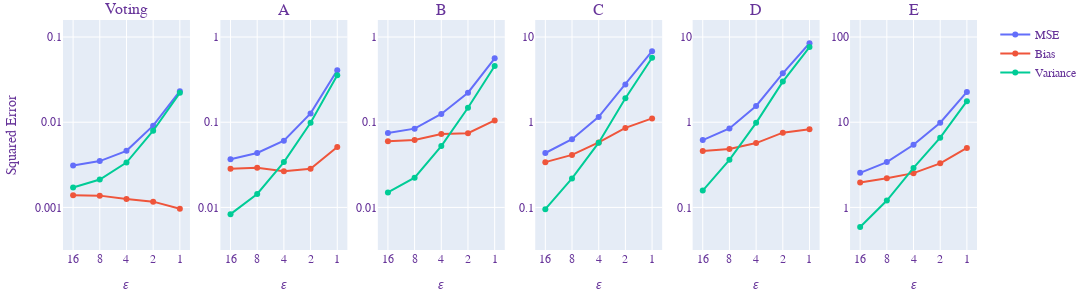

The cell this chart's notebook holds for it:
### Markdown cell above
## Figure 3, MSE, bias, variance

### Code cell
# MSE, bias, variance
results = results[results['epsilon'] <= 100]

configs = [['Voting', 16_000, (-3.5, -0.8)],  
           ['A', 16_000, (-2.5, 0.2)], 
           ['B', 16_000, (-2.5, 0.2)], 
           ['C', 4_000, (-1.5, 1.2)], 
           ['D', 4_000, (-1.5, 1.2)],
           ['E', 4_000, (-0.5, 2.2)],
           ]

fig = make_subplots(
    rows=1, cols=len(configs),
    subplot_titles=[f'{dataset}' for dataset, data_size, _ in configs ])

color_mse, color_bias, color_var = px.colors.qualitative.Plotly[0:3]


for i in range(len(configs)):
    dataset, data_size, y_ranges = configs[i]
    results_plot = results[(results['dataset']==dataset) &
                      (results['data_size']==data_size) &
                          (results['model']=='DPExplainableBoostingRegressor') &
                          (results['learner']=='DRLearner')].sort_values('epsilon', ascending=False)
    epsilons = results_plot['epsilon']
    if i == 0:
        showlegend = True
    else:
        showlegend = False
    fig.add_trace(go.Scatter(x=[1,2,3,4,5], y=results_plot['MSE_mean'], name='MSE',
                             showlegend=showlegend,
                             line={'color': color_mse}),
                  row=1, col=i+1)
    fig.add_trace(go.Scatter(x=[1,2,3,4,5], y=results_plot['iBias2_mean'], name='Bias', 
                             showlegend=showlegend,
                             line={'color': color_bias}),
                  row=1, col=i+1)
    fig.add_trace(go.Scatter(x=[1,2,3,4,5], y=results_plot['iVar_mean'], name='Variance', 
                             showlegend=showlegend,
                             line={'color': color_var}),
                  row=1, col=i+1)
    fig.update_yaxes(type="log", dtick=1, range=list(y_ranges), row=1, col=i+1)

fig.update_layout(
    # title="𝜀 - MSE, Bias, and Variance, DRlearner",
    # xaxis_title="𝜀",
    yaxis_title="Squared Error",
    font=dict(
        family="Courier New, monospace",
        size=12,
        color="RebeccaPurple"
    ),
    margin=dict(
        t=20,
        b=10,
        l=10,
        r=10,
    ),
    # legend_title_text='Metric',
    autosize=False,
      width=1200,
      height=300
)

fig.update_xaxes(
    dict(
        title = "𝜀",
        tickmode = 'array',
        tickvals = [1, 2, 3, 4, 5],
        ticktext = [16, 8, 4, 2, 1]
    )
)
fig.show()
fig.write_image("plots/mse_bias_variance.png", height=300, width=1_200, engine='kaleido')

### Figure 1 — Plotly figure (JSON) as saved in the notebook; plotly's stock layout.template omitted (floating-point values rounded to 4 significant figures)
{"data": [{"line": {"color": "#636EFA"}, "name": "MSE", "showlegend": true, "type": "scatter", "x": [1, 2, 3, 4, 5], "xaxis": "x", "y": [0.003098, 0.0035, 0.004617, 0.009107, 0.02312], "yaxis": "y"}, {"line": {"color": "#EF553B"}, "name": "Bias", "showlegend": true, "type": "scatter", "x": [1, 2, 3, 4, 5], "xaxis": "x", "y": [0.001388, 0.001375, 0.001254, 0.001169, 0.0009646], "yaxis": "y"}, {"line": {"color": "#00CC96"}, "name": "Variance", "showlegend": true, "type": "scatter", "x": [1, 2, 3, 4, 5], "xaxis": "x", "y": [0.00171, 0.002125, 0.003363, 0.007938, 0.02215], "yaxis": "y"}, {"line": {"color": "#636EFA"}, "name": "MSE", "showlegend": false, "type": "scatter", "x": [1, 2, 3, 4, 5], "xaxis": "x2", "y": [0.03677, 0.04359, 0.06068, 0.127, 0.4065], "yaxis": "y2"}, {"line": {"color": "#EF553B"}, "name": "Bias", "showlegend": false, "type": "scatter", "x": [1, 2, 3, 4, 5], "xaxis": "x2", "y": [0.02843, 0.02922, 0.02666, 0.02842, 0.05127], "yaxis": "y2"}, {"line": {"color": "#00CC96"}, "name": "Variance", "showlegend": false, "type": "scatter", "x": [1, 2, 3, 4, 5], "xaxis": "x2", "y": [0.008338, 0.01436, 0.03402, 0.09855, 0.3552], "yaxis": "y2"}, {"line": {"color": "#636EFA"}, "name": "MSE", "showlegend": false, "type": "scatter", "x": [1, 2, 3, 4, 5], "xaxis": "x3", "y": [0.0747, 0.08409, 0.1251, 0.2219, 0.563], "yaxis": "y3"}, {"line": {"color": "#EF553B"}, "name": "Bias", "showlegend": false, "type": "scatter", "x": [1, 2, 3, 4, 5], "xaxis": "x3", "y": [0.05969, 0.06179, 0.07255, 0.0742, 0.105], "yaxis": "y3"}, {"line": {"color": "#00CC96"}, "name": "Variance", "showlegend": false, "type": "scatter", "x": [1, 2, 3, 4, 5], "xaxis": "x3", "y": [0.01501, 0.02231, 0.05256, 0.1477, 0.4579], "yaxis": "y3"}, {"line": {"color": "#636EFA"}, "name": "MSE", "showlegend": false, "type": "scatter", "x": [1, 2, 3, 4, 5], "xaxis": "x4", "y": [0.4354, 0.6323, 1.155, 2.771, 6.813], "yaxis": "y4"}, {"line": {"color": "#EF553B"}, "name": "Bias", "showlegend": false, "type": "scatter", "x": [1, 2, 3, 4, 5], "xaxis": "x4", "y": [0.3399, 0.4135, 0.5795, 0.858, 1.108], "yaxis": "y4"}, {"line": {"color": "#00CC96"}, "name": "Variance", "showlegend": false, "type": "scatter", "x": [1, 2, 3, 4, 5], "xaxis": "x4", "y": [0.09542, 0.2188, 0.5755, 1.913, 5.705], "yaxis": "y4"}, {"line": {"color": "#636EFA"}, "name": "MSE", "showlegend": false, "type": "scatter", "x": [1, 2, 3, 4, 5], "xaxis": "x5", "y": [0.6164, 0.8462, 1.552, 3.754, 8.45], "yaxis": "y5"}, {"line": {"color": "#EF553B"}, "name": "Bias", "showlegend": false, "type": "scatter", "x": [1, 2, 3, 4, 5], "xaxis": "x5", "y": [0.459, 0.484, 0.5689, 0.7544, 0.8251], "yaxis": "y5"}, {"line": {"color": "#00CC96"}, "name": "Variance", "showlegend": false, "type": "scatter", "x": [1, 2, 3, 4, 5], "xaxis": "x5", "y": [0.1574, 0.3622, 0.9827, 2.999, 7.625], "yaxis": "y5"}, {"line": {"color": "#636EFA"}, "name": "MSE", "showlegend": false, "type": "scatter", "x": [1, 2, 3, 4, 5], "xaxis": "x6", "y": [2.547, 3.401, 5.43, 9.881, 22.67], "yaxis": "y6"}, {"line": {"color": "#EF553B"}, "name": "Bias", "showlegend": false, "type": "scatter", "x": [1, 2, 3, 4, 5], "xaxis": "x6", "y": [1.96, 2.198, 2.525, 3.288, 4.999], "yaxis": "y6"}, {"line": {"color": "#00CC96"}, "name": "Variance", "showlegend": false, "type": "scatter", "x": [1, 2, 3, 4, 5], "xaxis": "x6", "y": [0.5879, 1.204, 2.905, 6.593, 17.68], "yaxis": "y6"}], "layout": {"annotations": [{"font": {"size": 16}, "showarrow": false, "text": "Voting", "x": 0.06944, "xanchor": "center", "xref": "paper", "y": 1, "yanchor": "bottom", "yref": "paper"}, {"font": {"size": 16}, "showarrow": false, "text": "A", "x": 0.2417, "xanchor": "center", "xref": "paper", "y": 1, "yanchor": "bottom", "yref": "paper"}, {"font": {"size": 16}, "showarrow": false, "text": "B", "x": 0.4139, "xanchor": "center", "xref": "paper", "y": 1, "yanchor": "bottom", "yref": "paper"}, {"font": {"size": 16}, "showarrow": false, "text": "C", "x": 0.5861, "xanchor": "center", "xref": "paper", "y": 1, "yanchor": "bottom", "yref": "paper"}, {"font": {"size": 16}, "showarrow": false, "text": "D", "x": 0.7583, "xanchor": "center", "xref": "paper", "y": 1, "yanchor": "bottom", "yref": "paper"}, {"font": {"size": 16}, "showarrow": false, "text": "E", "x": 0.9306, "xanchor": "center", "xref": "paper", "y": 1, "yanchor": "bottom", "yref": "paper"}], "autosize": false, "font": {"color": "RebeccaPurple", "family": "Courier New, monospace", "size": 12}, "height": 300, "margin": {"b": 10, "l": 10, "r": 10, "t": 20}, "width": 1200, "xaxis": {"anchor": "y", "domain": [0, 0.1389], "tickmode": "array", "ticktext": [16, 8, 4, 2, 1], "tickvals": [1, 2, 3, 4, 5], "title": {"text": "𝜀"}}, "xaxis2": {"anchor": "y2", "domain": [0.1722, 0.3111], "tickmode": "array", "ticktext": [16, 8, 4, 2, 1], "tickvals": [1, 2, 3, 4, 5], "title": {"text": "𝜀"}}, "xaxis3": {"anchor": "y3", "domain": [0.3444, 0.4833], "tickmode": "array", "ticktext": [16, 8, 4, 2, 1], "tickvals": [1, 2, 3, 4, 5], "title": {"text": "𝜀"}}, "xaxis4": {"anchor": "y4", "domain": [0.5167, 0.6556], "tickmode": "array", "ticktext": [16, 8, 4, 2, 1], "tickvals": [1, 2, 3, 4, 5], "title": {"text": "𝜀"}}, "xaxis5": {"anchor": "y5", "domain": [0.6889, 0.8278], "tickmode": "array", "ticktext": [16, 8, 4, 2, 1], "tickvals": [1, 2, 3, 4, 5], "title": {"text": "𝜀"}}, "xaxis6": {"anchor": "y6", "domain": [0.8611, 1], "tickmode": "array", "ticktext": [16, 8, 4, 2, 1], "tickvals": [1, 2, 3, 4, 5], "title": {"text": "𝜀"}}, "yaxis": {"anchor": "x", "domain": [0, 1], "dtick": 1, "range": [-3.5, -0.8], "title": {"text": "Squared Error"}, "type": "log"}, "yaxis2": {"anchor": "x2", "domain": [0, 1], "dtick": 1, "range": [-2.5, 0.2], "type": "log"}, "yaxis3": {"anchor": "x3", "domain": [0, 1], "dtick": 1, "range": [-2.5, 0.2], "type": "log"}, "yaxis4": {"anchor": "x4", "domain": [0, 1], "dtick": 1, "range": [-1.5, 1.2], "type": "log"}, "yaxis5": {"anchor": "x5", "domain": [0, 1], "dtick": 1, "range": [-1.5, 1.2], "type": "log"}, "yaxis6": {"anchor": "x6", "domain": [0, 1], "dtick": 1, "range": [-0.5, 2.2], "type": "log"}}}
